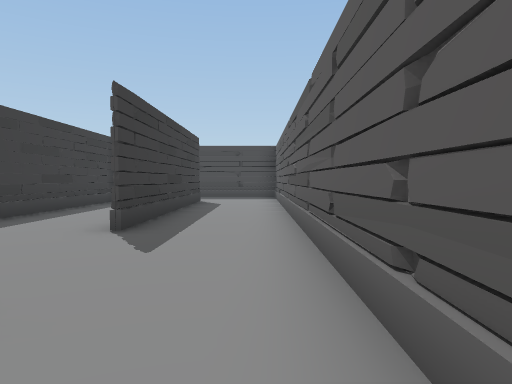
[1] (above)

19 first-person views from a walk through a 3-D level made in the Unity game engine. The camera is 1.4 m above the floor, tilts 2° down and sees 70° across. The floor is counted in squares, 2 m on a side. Each view is taken from the middle of a square. On the plan, view 1 faces up. The plan holds only what a view shows up to about 11 squares ahead; the rest is blank. The place goes on beyond the plan. The player is left out.

[2]
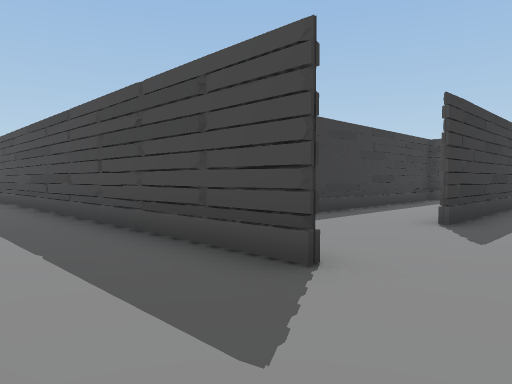

[3]
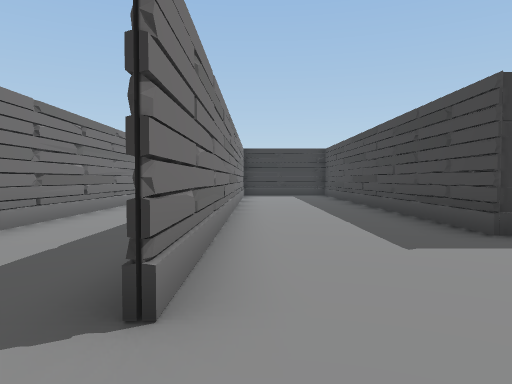

[4]
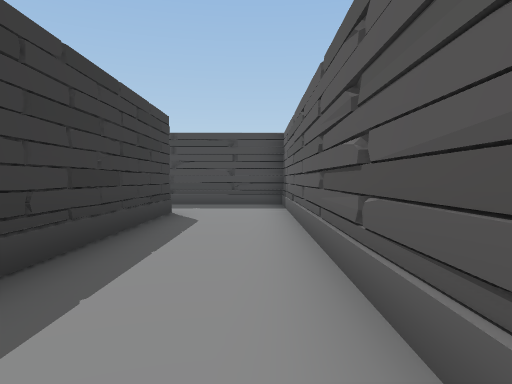

[5]
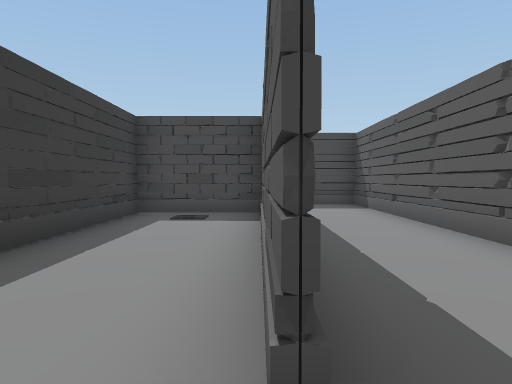

[6]
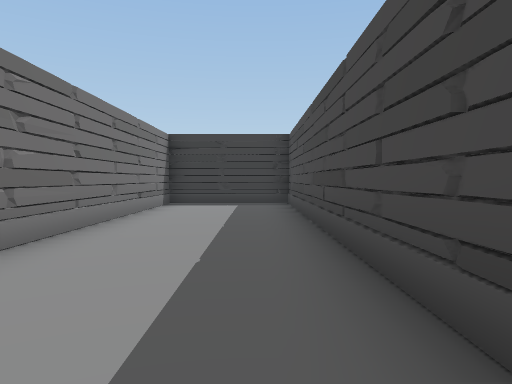

[7]
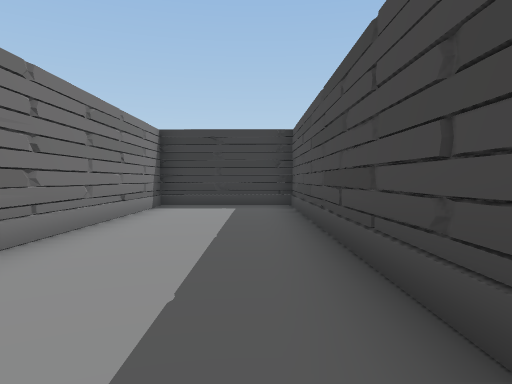

[8]
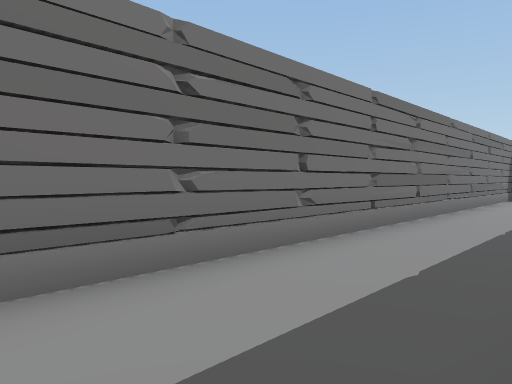

[9]
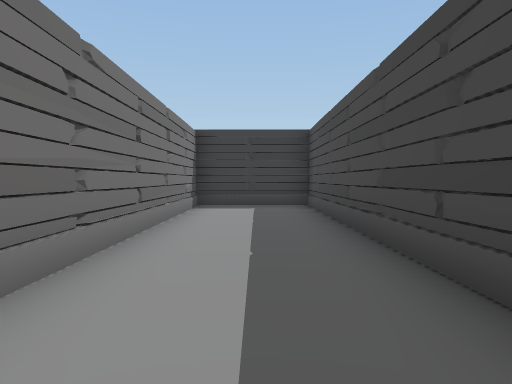

[10]
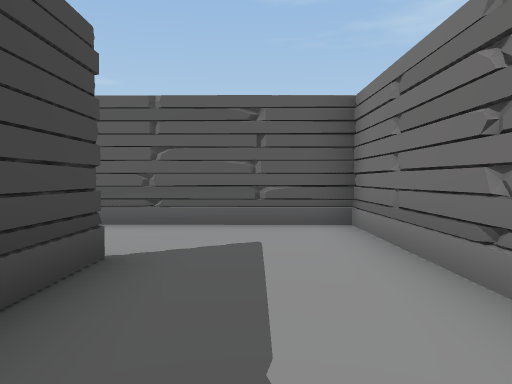

[11]
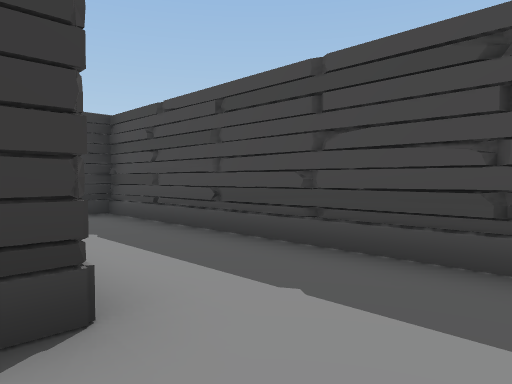

[12]
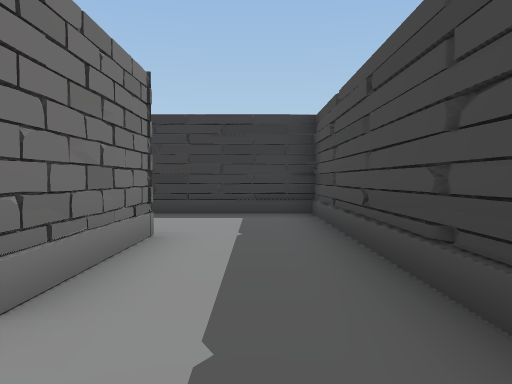

[13]
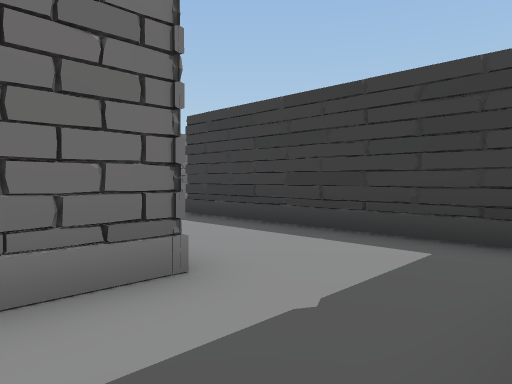

[14]
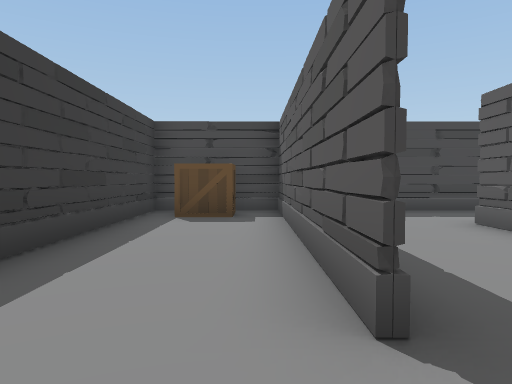

[15]
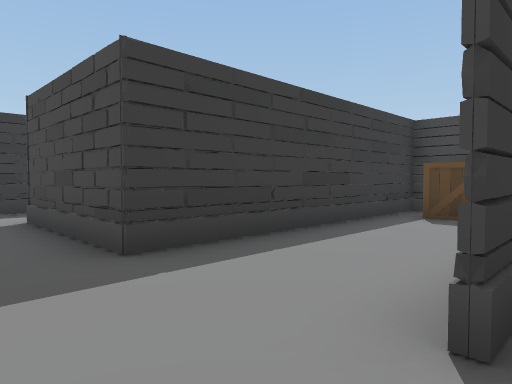

[16]
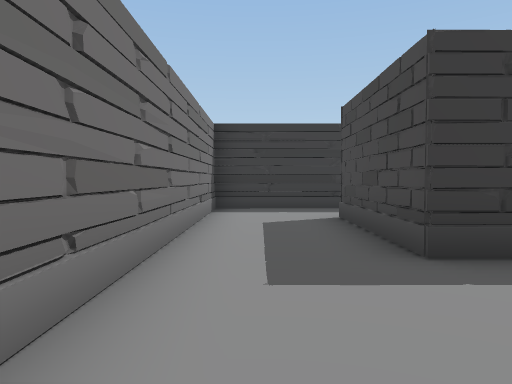

[17]
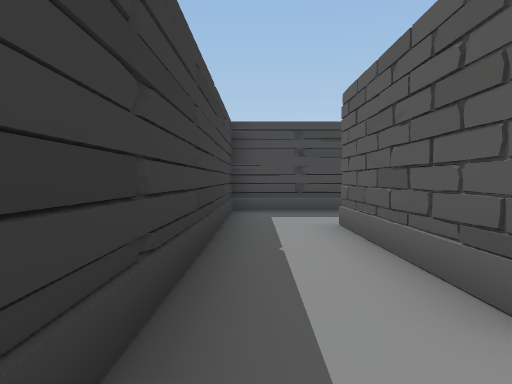

[18]
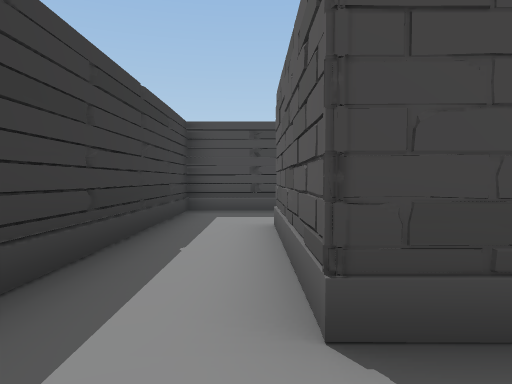

[19]
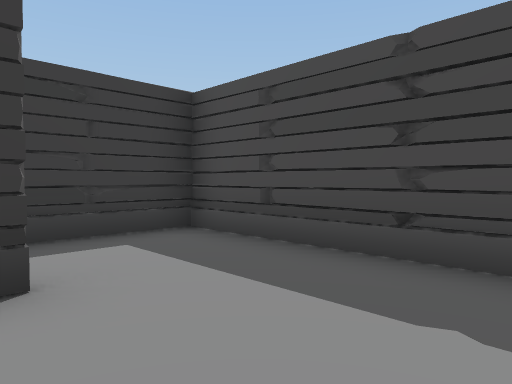

### Floor plan
Points are (right, up) in squares from view 1. A wall is a line through its corners. A room is listed if a view was taken in it or the views show most of it. See-through windows are left out.
Room 1 (views 1, 2, 8, 9, 10)
walls: (-1.7, 1.4) (-15.6, 1.4); (-15.6, 1.1) (-15.6, -1.6) (0.6, -1.5) (0.6, 1.5)
ways out: opening at (-0.5, 1) to room 2
Room 2 (views 3, 4, 5, 6, 7, 11, 12, 13)
walls: (-1.9, 4.8) (-1.9, 11); (-4.5, 11.7) (-1.8, 11.7) (-1.8, 4.9); (-1.8, 11.6) (-4.5, 11.6) (-4.5, 4.9) (-15.6, 5); (0.6, 1.5) (0.8, 14.2) (-4.4, 14.2); (-15.6, 5.1) (-15.6, 1.1); (-15.6, 1.5) (-1.8, 1.5)
ways out: opening at (-0.5, 1) to room 1; opening at (-4, 13) to room 5
Room 3 (views 14, 15, 16, 17, 18)
walls: (-7.4, 7.5) (-7.5, 14.2); (-15.6, 5) (-8.2, 5); (-10.3, 14.3) (-10.2, 7.5) (-13.7, 7.6) (-13.7, 11.7); (-13.5, 14.2) (-15.5, 14.2) (-15.6, 5.1); (-7.1, 14.2) (-10.1, 14.2)
ways out: opening at (-14, 12.5) to room 4; opening at (-7, 6.5) to room 5
objects: box (-9, 13)
Room 4 (view 19)
walls: (-10.1, 14.2) (-13.5, 14.2)
ways out: opening at (-14, 12.5) to room 3
Room 5 (no view inside)
walls: (-4.5, 10.9) (-4.5, 11.7); (-4.4, 14.2) (-7.1, 14.2); (-7.4, 14.3) (-7.4, 7.6)
ways out: opening at (-4, 13) to room 2; opening at (-7, 6.5) to room 3

Where each view was taken, in squares from view 1:
view 1: 0 up, 0 right, facing up
view 2: 1 down, 0 right, facing up-left
view 3: 2 up, 0 right, facing left
view 4: 4 up, 0 right, facing up
view 5: 4 up, 2 left, facing up
view 6: 4 up, 5 left, facing left
view 7: 4 up, 6 left, facing left
view 8: 1 up, 1 left, facing down-left
view 9: 0 up, 6 left, facing left
view 10: 0 up, 5 left, facing right
view 11: 11 up, 0 right, facing up-left
view 12: 13 up, 0 right, facing left
view 13: 14 up, 3 left, facing down-left
view 14: 6 up, 8 left, facing up
view 15: 6 up, 7 left, facing up-left
view 16: 6 up, 7 left, facing left
view 17: 6 up, 15 left, facing up
view 18: 6 up, 14 left, facing up
view 19: 11 up, 11 left, facing up-left
